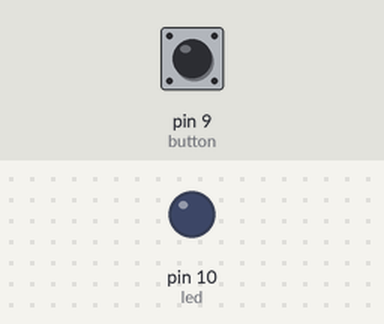
Bench run of a sketch on a simulated Arduino Uno, built with avr-gcc and run on an emulated ATmega328P. Parts: output pins drawn as LEDs (lit = HIGH). The test bench sets the inputs (shaded band); at power-on: pin 9 (button) HIGH.

Above: at 1.2 s.
1.3 s: pin 9 (button) pulled LOW for 0.15 s
At 1.7 s:
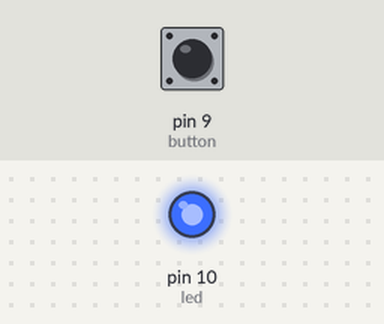
2.9 s: pin 9 (button) pulled LOW for 1 s
At 4.1 s:
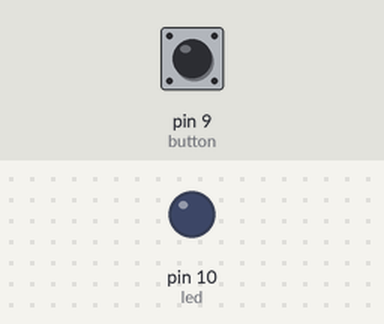
5.4 s: pin 9 (button) pulled LOW for 3.2 s
At 6.0 s:
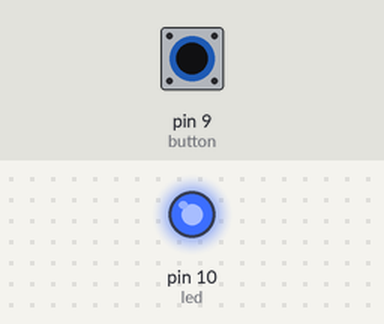
Timing chart, 0 to 8.4 s (numbered marks = the images above; inputs shaded):
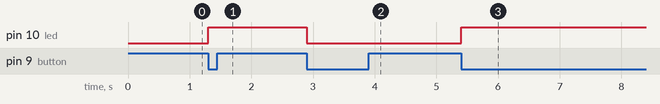

The sketch:

sketch.ino
```cpp
const int button = 9;
const int led = 10;

int leddurum = LOW;
int eskiButtonDurum = HIGH;

void setup(){
  pinMode(button, INPUT_PULLUP);
  pinMode(led, OUTPUT);
  Serial.begin(9600);
}

void loop(){
  int yeniButtonDurum = digitalRead(button);
  if (eskiButtonDurum == HIGH && yeniButtonDurum == LOW){
    leddurum =! leddurum;
    digitalWrite(led, leddurum);
    delay(50);
  }
  eskiButtonDurum = yeniButtonDurum;
}
```

Measured:
- after the input at 1.3 s, pin 10 (led): LOW → HIGH at once
- after the input at 2.9 s, pin 10 (led): HIGH → LOW at once
- after the input at 5.4 s, pin 10 (led): LOW → HIGH at once
